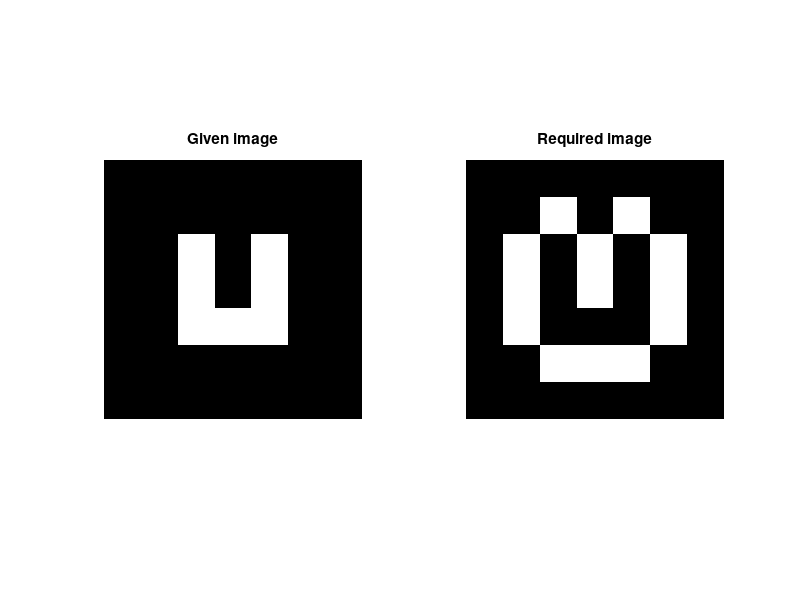

MATLAB code for this plot:
%task 1%
clc;
clear all;
close all;

I1= [0 0 0 0 0 0 0;
     0 0 0 0 0 0 0;
     0 0 1 0 1 0 0;
     0 0 1 0 1 0 0;
     0 0 1 1 1 0 0;
     0 0 0 0 0 0 0;
     0 0 0 0 0 0 0];

subplot(1,2,1);
imshow(I1);
title('Given image');

[x,y]=size(I1);
I2=zeros(x,y);

%Dilation using 3x3 disk structure
w=[0 1 0;
   1 1 1;
   0 1 0];
for s=2:x-1
    for t=2:y-1
        w1=[I1(s-1,t)*w(1,2) I1(s,t-1)*w(2,1) I1(s,t)*w(2,2) I1(s,t+1)*w(2,3) I1(s+1,t)*w(3,2)];
        I2(s,t)=max(w1);
    end
end
Result= I2-I1;
subplot(1,2,2);
imshow(Result);
title('Required image');